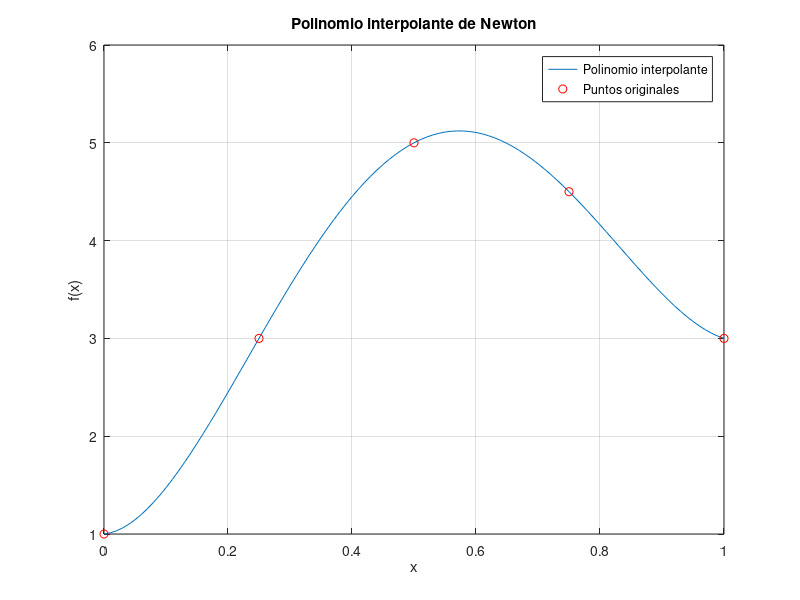

The MATLAB source for this figure:
%TP3-Ejercicio1-d

% Borramos la ventana de comandos y las variables previas
clc
clear

% Definir los puntos dados
x = [0, 0.25, 0.5, 0.75, 1];
f = [1, 3, 5, 4.5, 3];

% Calcular la tabla de diferencias divididas
n = length(x);
diff_div = zeros(n, n);
diff_div(:, 1) = f';

for i = 2:n
    for j = 2:i
        diff_div(i, j) = (diff_div(i, j-1) - diff_div(i-1, j-1)) / (x(i) - x(i-j+1));
    end
end

% Mostrar la tabla de diferencias divididas
fprintf('Tabla de diferencias divididas:\n');
disp(diff_div);

% Construir el polinomio interpolante de Newton
p = diff_div(1, 1);
for i = 2:n
    term = diff_div(i, i);
    for j = 1:i-1
        term = conv(term, [1, -x(j)]);
    end
    p = [zeros(1, length(term) - length(p)), p] + [zeros(1, length(p) - length(term)), term];
end

% Mostrar el polinomio interpolante
fprintf('Polinomio interpolante: ');
disp(p);

% Graficar el polinomio interpolante
xx = 0:0.01:1;
yy = polyval(p, xx);
plot(xx, yy);
hold on;
plot(x, f, 'ro'); % Puntos originales
xlabel('x');
ylabel('f(x)');
title('Polinomio interpolante de Newton');
legend('Polinomio interpolante', 'Puntos originales');
grid on;
